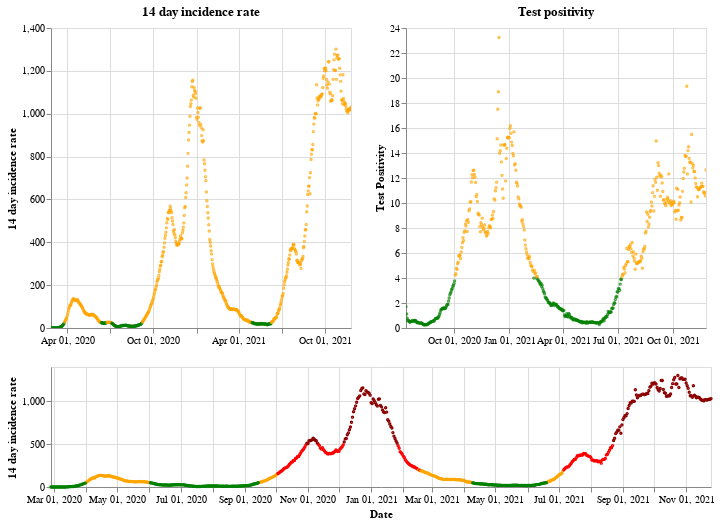

Notebook source saved alongside this figure:
### Markdown cell above
## Wales

### Code cell
plot_traffic_light('Wales')

### Figure 1 — Vega-Lite specification as saved in the notebook (floating-point values rounded to 4 significant figures; data arrays with more than 128 entries replaced by an {"elided": "..."} marker saying what was removed)
{"config": {"view": {"continuousWidth": 400, "continuousHeight": 300}}, "vconcat": [{"hconcat": [{"mark": {"type": "point", "size": 2}, "encoding": {"color": {"condition": {"value": "green", "test": "(datum.twoWeeklyCasesRate <= 25)"}, "value": "orange"}, "tooltip": [{"type": "nominal", "field": "areaName"}, {"type": "temporal", "field": "date"}, {"type": "quantitative", "field": "twoWeeklyCasesRate"}, {"type": "quantitative", "field": "testPositivity"}], "x": {"type": "temporal", "axis": {"title": ""}, "field": "date", "scale": {"domain": {"selection": "DateBrush"}}, "timeUnit": "yearmonthdate"}, "y": {"type": "quantitative", "axis": {"title": "14 day incidence rate"}, "field": "twoWeeklyCasesRate"}}, "title": "14 day incidence rate", "width": 300}, {"mark": {"type": "point", "size": 2}, "encoding": {"color": {"condition": {"value": "green", "test": "(datum.testPositivity <= 4)"}, "value": "orange"}, "tooltip": [{"type": "nominal", "field": "areaName"}, {"type": "temporal", "field": "date"}, {"type": "quantitative", "field": "twoWeeklyCasesRate"}, {"type": "quantitative", "field": "testPositivity"}], "x": {"type": "temporal", "axis": {"title": ""}, "field": "date", "scale": {"domain": {"selection": "DateBrush"}}, "timeUnit": "yearmonthdate"}, "y": {"type": "quantitative", "axis": {"title": "Test Positivity"}, "field": "testPositivity"}}, "title": "Test positivity", "width": 300}]}, {"layer": [{"mark": {"type": "point", "size": 2}, "encoding": {"color": {"condition": {"value": "orange", "test": "(((datum.testPositivity < 4) && (datum.twoWeeklyCasesRate >= 50)) && (datum.twoWeeklyCasesRate < 200))"}, "value": "red"}, "opacity": {"condition": {"value": 1, "test": "((datum.twoWeeklyCasesRate >= 50) && (datum.twoWeeklyCasesRate < 500))"}, "value": 0}, "tooltip": [{"type": "nominal", "field": "areaName"}, {"type": "temporal", "field": "date"}, {"type": "quantitative", "field": "twoWeeklyCasesRate"}, {"type": "quantitative", "field": "testPositivity"}], "x": {"type": "temporal", "axis": {"title": "Date"}, "field": "date", "timeUnit": "yearmonthdate"}, "y": {"type": "quantitative", "axis": {"title": "14 day incidence rate"}, "field": "twoWeeklyCasesRate"}}, "selection": {"DateBrush": {"type": "interval", "encodings": ["x"], "fields": ["Time"]}}}, {"mark": {"type": "point", "size": 2}, "encoding": {"color": {"value": "darkred"}, "opacity": {"condition": {"value": 1, "test": "(datum.twoWeeklyCasesRate >= 500)"}, "value": 0}, "tooltip": [{"type": "nominal", "field": "areaName"}, {"type": "temporal", "field": "date"}, {"type": "quantitative", "field": "twoWeeklyCasesRate"}, {"type": "quantitative", "field": "testPositivity"}], "x": {"type": "temporal", "axis": {"title": "Date"}, "field": "date", "timeUnit": "yearmonthdate"}, "y": {"type": "quantitative", "axis": {"title": "14 day incidence rate"}, "field": "twoWeeklyCasesRate"}}}, {"mark": {"type": "point", "size": 2}, "encoding": {"color": {"condition": {"value": "green", "test": "((datum.testPositivity < 4) && (datum.twoWeeklyCasesRate < 50))"}, "value": "orange"}, "opacity": {"condition": {"value": 1, "test": "(datum.twoWeeklyCasesRate < 50)"}, "value": 0}, "tooltip": [{"type": "nominal", "field": "areaName"}, {"type": "temporal", "field": "date"}, {"type": "quantitative", "field": "twoWeeklyCasesRate"}, {"type": "quantitative", "field": "testPositivity"}], "x": {"type": "temporal", "axis": {"title": "Date"}, "field": "date", "timeUnit": "yearmonthdate"}, "y": {"type": "quantitative", "axis": {"title": "14 day incidence rate"}, "field": "twoWeeklyCasesRate"}}}], "height": 120, "width": 660}], "data": {"name": "data-d0643c311b32695a82ddd57eb79b0846"}, "$schema": "https://vega.github.io/schema/vega-lite/v4.8.1.json", "datasets": {"data-d0643c311b32695a82ddd57eb79b0846": {"elided": "638 records"}}}
